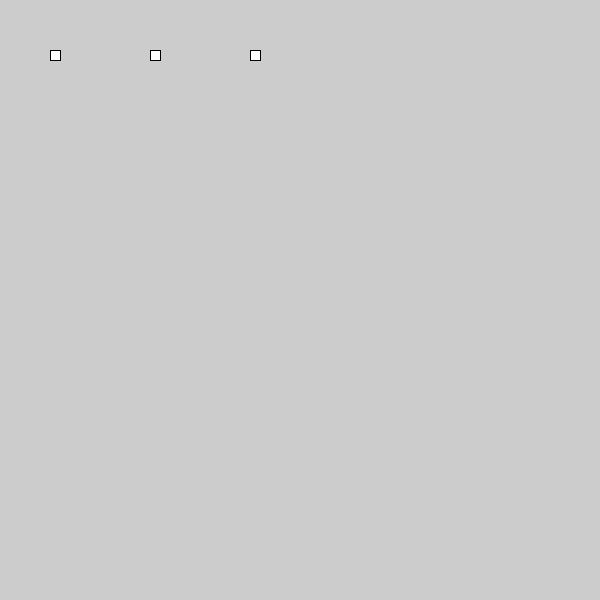
Frame 1 (no input)
Frame 60 (the mouse pressed at the canvas centre just before this capture): identical to frame 1, image omitted
Frame 120 (the mouse held since frame 60 and released just before this capture): identical to frame 1, image omitted

The Processing sketch that drew this single still picture (run headless with seeded random() and noise(); from frame 60 on, the mouse is pressed at the canvas centre):

// Processing sketch: processing_83616
// ── processing_83616.pde

ArrayList rects = new ArrayList();


void setup() {
  size(600, 600);

  rects.add(new Rectangle(50, 50, 10, 10));
  rects.add(new Rectangle(150, 50, 10, 10));
  rects.add(new Rectangle(250, 50, 10, 10));
}

void draw() {

  for (int i = 0; i<rects.size(); i++) {
    Rectangle r = (Rectangle)rects.get(i);
    if (r.isMouseOver()) {
      fill(255, 0, 0);
    }
    else {
      fill(255, 255, 255);
    }
    r.drawRect();
  }
}


class Rectangle {

  float x, y, w, h;
  

  Rectangle(float xpos, float ypos, float rectwidth, float rectheight) {

    x= xpos;
    y= ypos;
    w= rectwidth;
    h= rectheight;
  }

  void drawRect() {
    
    rect(x, y, w, h);
  }

  boolean isMouseOver() {
    if ((mouseX>x) && (mouseX<x+w) && (mouseY>y) && (mouseY<y+h)) {
return true;
    }
    else {
      return false;
    }
  }
}
